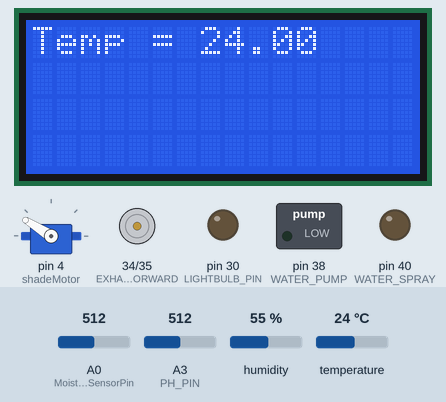
A sketch run on a simulated Arduino Mega 2560, built with avr-gcc and run on an emulated ATmega2560. Parts: 16×4 character LCD, servo, motor-driver pin pairs drawn as motors (green arrow = first pin HIGH = forward, orange = second pin HIGH = backward, longer = more drive), switched loads named in the sketch (green lamp = pin HIGH), output pins drawn as LEDs (lit = HIGH). Inputs (shaded band) come from the test bench; at power-on: A0 (MoistureSensorPin) = 512, humidity 55 %, temperature 24 °C, A3 (PH_PIN) = 512. The modem accepts every AT command (registered, SIM ready, sends succeed) and sends nothing else.

Above: at 1.2 s.
1.3 s: A0 (MoistureSensorPin) set to 221
At 5.5 s:
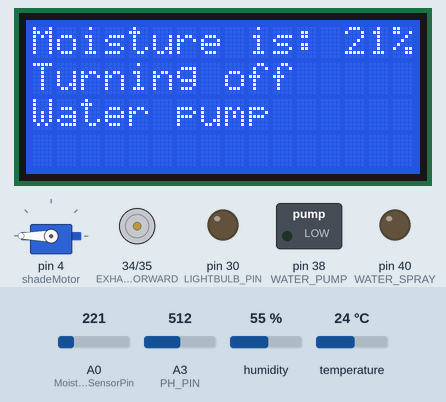
6.1 s: A0 (MoistureSensorPin) set to 188
At 8.5 s:
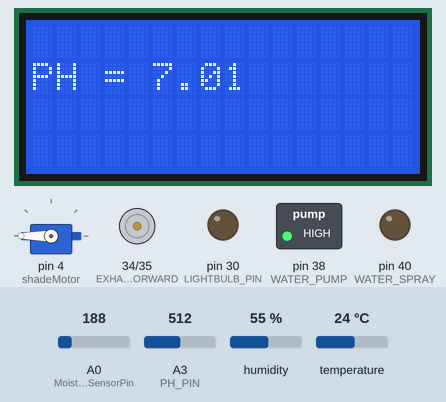
11.4 s: A0 (MoistureSensorPin) set to 716
At 13.3 s:
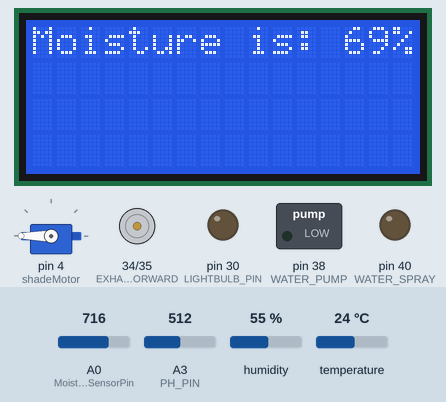
18.7 s: humidity set to 51 %
At 20.0 s:
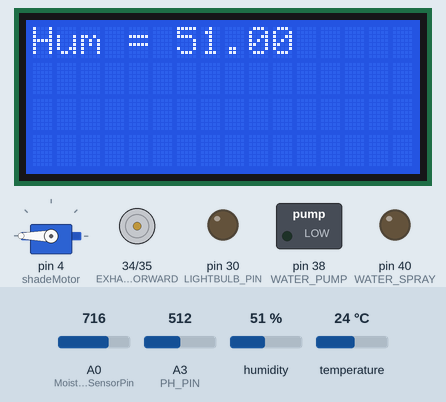
22.3 s: humidity set to 48 %
At 26.6 s:
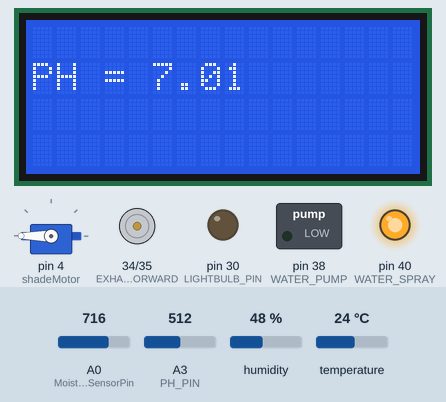
28.4 s: temperature set to 24.7 °C
32.0 s: temperature set to 25.6 °C
At 34.8 s:
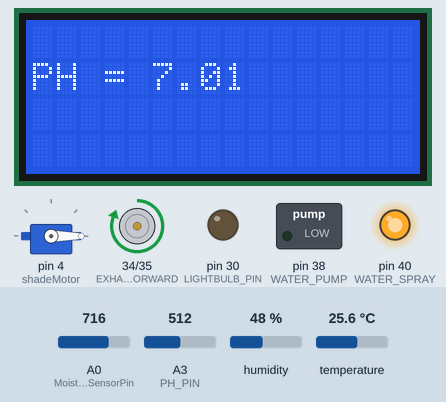
Timing chart, 0 to 36.3 s (numbered marks = the images above; inputs shaded):
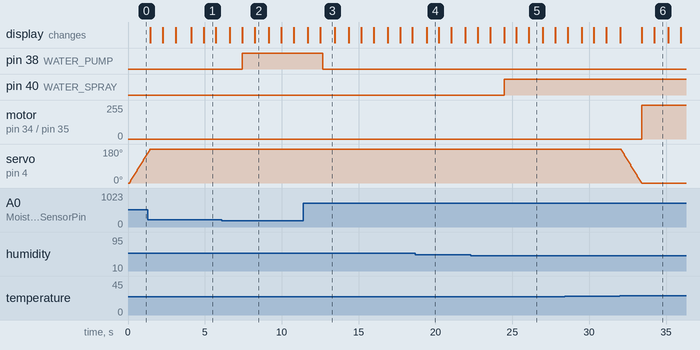

The sketch:

AgricultureSystem.ino
```cpp
#include <LiquidCrystal.h>
#include <SoftwareSerial.h>
#include "DHT.h" // version 1.3.0 by Adafruit
#include <Servo.h>

SoftwareSerial mySerial(9, 10); // RX, TX

// Defining Light sensor pin
#define LIGHTBULB_PIN 30

// Defining Moisture sensor pin
#define MoistureSensorPin A0

#define PH_PIN A3

// Defining Temperature & Humidity sensor pin
#define DHTPIN 7
#define DHTTYPE DHT22
DHT dht(DHTPIN, DHTTYPE);

#define WATER_PUMP 38
#define WATER_SPRAY 40

#define EXHAUST_FAN_FORWARD 34
#define EXHAUST_FAN_REVERSE 35

// LiquidCrystal(rs, enable, d4, d5, d6, d7)
LiquidCrystal lcd(26, 27, 22, 23, 24, 25);

// Creating servo object to control a servo motor
Servo shadeMotor;

// Initially shade is closed
int pos = 0; // Variable to store the servo position
bool isShadeOpen = false;

// For sending message using GSM
bool isPhLowMessageSent = false;
bool isPhHighMessageSent = false;
bool isOverSaturatedMessageSent = false;

void setup() {
  lcd.begin(16, 4);
  mySerial.begin(9600); // Baud rate for GSM module
  Serial1.begin(9600); // Baud rate for Serial monitor
  dht.begin();
  shadeMotor.attach(4); // Servo for shade on pin 4
  shadeMotor.write(0);

  pinMode(LIGHTBULB_PIN, OUTPUT); // Setting output pin for light bulbs
  pinMode(A2, INPUT);
  pinMode(PH_PIN, INPUT);

  // Initializing pinMode for Exhaust Fan
  pinMode(EXHAUST_FAN_FORWARD, OUTPUT);
  pinMode(EXHAUST_FAN_REVERSE, OUTPUT);

  // Initializing pinMode for Water pump & sprayer
  pinMode(WATER_PUMP, OUTPUT);
  pinMode(WATER_SPRAY, OUTPUT);
  turn_off_waterPump();
  turn_off_waterSpray();

  mySerial.begin(9600); // Setting the baud rate of GSM Module
  Serial.begin(9600);   // Setting the baud rate of Serial Monitor (Arduino)
}

void loop() {
  int moistureSensorValue = analogRead(MoistureSensorPin);
  int moistureValuePercent = map(moistureSensorValue, 0, 1023, 0, 100);
  float humidityValue = dht.readHumidity();
  float temperatureValue = dht.readTemperature();


  float phValue = analogRead(PH_PIN);
  phValue = (phValue / 1023) * 14;

    // Check if readings are valid
  if (isnan(humidityValue) || isnan(temperatureValue)) {
    lcd.clear();
    lcd.setCursor(0, 0);
    lcd.print("Sensor Error");
    delay(1000); // Wait for a second before retrying
    return;
  }


   //Debugging: Manually set values for testing
   //moistureValuePercent = 120;
   //temperatureValue = 22;
   //humidityValue = 120;
   //phValue = 3;

  bool adjusting_temperature = check_temperature(temperatureValue);
  check_humidity(humidityValue, adjusting_temperature);
     check_moisture(moistureValuePercent);
  check_ph(phValue);


  delay(100); // Shorter delay for smoother simulation
}

// Adding delay
void add_delay() {
  delay(800);
}

// For GSM message
void sms_ph_high() {
  if (!isPhHighMessageSent) {
    isPhHighMessageSent = true;
    mySerial.println("Warning: PH of soil too high");
    delay(100);
    mySerial.println((char)26); // ASCII code of CTRL+Z
  }
}

void sms_ph_low() {
  if (!isPhLowMessageSent) {
    isPhLowMessageSent = true;
    mySerial.println("Warning: PH of soil too low");
    delay(100);
    mySerial.println((char)26); // ASCII code of CTRL+Z
  }
}

void sms_oversaturation() {
  if (!isOverSaturatedMessageSent) {
    isOverSaturatedMessageSent = true;
    mySerial.println("Warning: Over-saturation - Please improve drainage system");
    delay(100);
    mySerial.println((char)26); // ASCII code of CTRL+Z
  }
}

// Exhaust Fan Start
void exhaust_fan_air_in() {
  digitalWrite(EXHAUST_FAN_FORWARD, HIGH);
  digitalWrite(EXHAUST_FAN_REVERSE, LOW);
}

void exhaust_fan_air_out() {
  digitalWrite(EXHAUST_FAN_FORWARD, LOW);
  digitalWrite(EXHAUST_FAN_REVERSE, HIGH);
}

// Exhaust fan stop
void exhaust_fan_stop() {
  digitalWrite(EXHAUST_FAN_FORWARD, LOW);
  digitalWrite(EXHAUST_FAN_REVERSE, LOW);
}

// Turn on light bulb
void light_bulb_on() {
  digitalWrite(LIGHTBULB_PIN, HIGH);
}

// Turn off light bulb
void light_bulb_off() {
  digitalWrite(LIGHTBULB_PIN, LOW);
}

// Turn off water pump
void turn_off_waterPump() {
  digitalWrite(WATER_PUMP, LOW);
}

// Turn on water pump
void turn_on_waterPump() {
  digitalWrite(WATER_PUMP, HIGH);
}

// Turn off water spray
void turn_off_waterSpray() {
  digitalWrite(WATER_SPRAY, LOW);
}

// Turn on water spray
void turn_on_waterSpray() {
  digitalWrite(WATER_SPRAY, HIGH);
}

// Close roof shade, pos has to be 0
void close_shade() {
  for (; pos >= 0; pos -= 2) {
    shadeMotor.write(pos);
    delay(15);
  }
}

// Open roof shade, pos has to be 180
void open_shade() {
  for (; pos <= 180; pos += 2) {
    shadeMotor.write(pos);
    delay(15);
  }
}

void print_moistureValue(int value) {
  lcd.clear();
  lcd.print("Moisture is: ");
  lcd.print(value);
  lcd.print("%");
}

void check_moisture(int value) {
  if (value < 20) {
    isOverSaturatedMessageSent = false;
    print_moistureValue(value);
    lcd.setCursor(0, 1);
    lcd.print("Need irrigation!");
    lcd.setCursor(0, 2);
    lcd.print("Turning on");
    lcd.setCursor(0, 3);
    lcd.print("Water pump");
    turn_on_waterPump();
  } else if (value >= 20 && value <= 60) {
    isOverSaturatedMessageSent = false;
    print_moistureValue(value);
    lcd.setCursor(0, 1);
    lcd.print("Turning off");
    lcd.setCursor(0, 2);
    lcd.print("Water pump");
    turn_off_waterPump();
  } else {
    // Notify user about Over saturation using GSM
    print_moistureValue(value);
    sms_oversaturation();
    turn_off_waterPump();
  }
  add_delay();
}

void check_ph(float phValue) {
  lcd.clear();
  lcd.setCursor(0, 1);
  lcd.print(String("PH = ") + String(phValue));
  lcd.setCursor(0, 2);
  if (phValue > 6.5) {
    isPhLowMessageSent = false;
    sms_ph_high();
  } else if (phValue < 5.5) {
    isPhHighMessageSent = false;
    sms_ph_low();
  } else {
    // pH is normal
    isPhHighMessageSent = false;
    isPhLowMessageSent = false;
  }
  add_delay();
}

void check_humidity(float humidityValue, bool adjusting_temperature) {
  if (adjusting_temperature) {
    lcd.clear();
    lcd.setCursor(0, 0);
    lcd.print("Adjust Temp");
    return;
  }

  lcd.clear();
  lcd.setCursor(0, 0);
  lcd.print(String("Hum = ") + String(humidityValue));
  if (humidityValue < 50) {
    turn_on_waterSpray();
    exhaust_fan_stop();
  } else if (humidityValue > 90) {
    exhaust_fan_air_out();
    turn_off_waterSpray();
  } else {
    exhaust_fan_stop();
    turn_off_waterSpray();
  }
  add_delay();
}

bool check_temperature(float temperatureValue) {
  lcd.clear();
  lcd.setCursor(0, 0);
  lcd.print(String("Temp = ") + String(temperatureValue));
  if (temperatureValue < 20) {
    if (!isShadeOpen) {
      Serial1.println("Opening...");
      open_shade();
      isShadeOpen = true;
    }
    turn_off_waterSpray();
    light_bulb_on();
    exhaust_fan_stop();
    return true;
  } else if (temperatureValue > 25) {
    turn_on_waterSpray();
    if (isShadeOpen) {
      Serial1.println("Closing...");
      close_shade();
      isShadeOpen = false;
    }
    exhaust_fan_air_in();
    light_bulb_off();
    return true;
  } else {
    if (!isShadeOpen) {
      Serial1.println("Opening...");
      open_shade();
      isShadeOpen = true;
    }
    turn_off_waterSpray();
    exhaust_fan_stop();
    light_bulb_off();
    return false;
  }


    add_delay();
}
```

Measured:
- the behaviour switches between 205 and 204 on A0 (MoistureSensorPin) (found by bisection; images 1 and 2)
- the behaviour switches between 50 and 49 % on humidity (found by bisection; images 4 and 5)
- the behaviour switches between 25 and 25.1 °C on temperature (found by bisection; images 5 and 6)
- after the input at 6.1 s, pin 38 (WATER_PUMP): LOW → HIGH after 1.3 s; the display: first differs from a run without the input after 1.3 s (image 2 shows a later state)
- after the input at 11.4 s, pin 38 (WATER_PUMP): HIGH → LOW after 1.3 s; the display: first differs from a run without the input after 1.1 s (image 3)
- after the input at 22.3 s, pin 40 (WATER_SPRAY): LOW → HIGH after 2.2 s
- after the input at 32.0 s, motor on pin 34 (EXHAUST_FAN_FORWARD) / pin 35 (EXHAUST_FAN_REVERSE): stopped → forward 255/255 after 1.4 s; servo on pin 4 (shadeMotor): moves from 180° to 0° over 1.4 s, starting after 0.06 s; the display: first changes at once (image 6 shows a later state)
